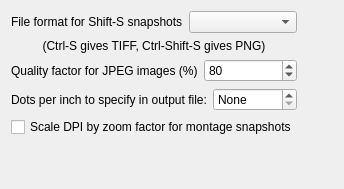
<ui version="4.0" >
 <class>SnapshotForm</class>
 <widget class="QWidget" name="SnapshotForm" >
  <property name="geometry" >
   <rect>
    <x>0</x>
    <y>0</y>
    <width>344</width>
    <height>189</height>
   </rect>
  </property>
  <property name="windowTitle" >
   <string>Form</string>
  </property>
  <layout class="QHBoxLayout" name="horizontalLayout_4" >
   <item>
    <layout class="QVBoxLayout" name="verticalLayout" >
     <item>
      <layout class="QHBoxLayout" name="horizontalLayout" >
       <item>
        <widget class="QLabel" name="textLabel1" >
         <property name="text" >
          <string>File format for Shift-S snapshots</string>
         </property>
         <property name="wordWrap" >
          <bool>false</bool>
         </property>
        </widget>
       </item>
       <item>
        <widget class="QComboBox" name="formatComboBox" >
         <property name="toolTip" >
          <string>Select file format for snapshots done with Shift-S</string>
         </property>
        </widget>
       </item>
      </layout>
     </item>
     <item>
      <widget class="QLabel" name="otherFormatsLabel" >
       <property name="text" >
        <string>(Ctrl-S gives TIFF, Ctrl-Shift-S gives PNG)</string>
       </property>
       <property name="alignment" >
        <set>Qt::AlignCenter</set>
       </property>
      </widget>
     </item>
     <item>
      <layout class="QHBoxLayout" name="horizontalLayout_2" >
       <item>
        <widget class="QLabel" name="textLabel2" >
         <property name="toolTip" >
          <string>Factor determining compression/quality of JPEG images</string>
         </property>
         <property name="text" >
          <string>Quality factor for JPEG images (%)</string>
         </property>
         <property name="wordWrap" >
          <bool>false</bool>
         </property>
        </widget>
       </item>
       <item>
        <widget class="QSpinBox" name="qualitySpinBox" >
         <property name="toolTip" >
          <string>Factor determining compression/quality of JPEG images (-1 for default)</string>
         </property>
         <property name="minimum" >
          <number>-1</number>
         </property>
         <property name="maximum" >
          <number>100</number>
         </property>
         <property name="value" >
          <number>80</number>
         </property>
        </widget>
       </item>
      </layout>
     </item>
     <item>
      <layout class="QHBoxLayout" name="horizontalLayout_3" >
       <item>
        <widget class="QLabel" name="label_2" >
         <property name="text" >
          <string>Dots per inch to specify in output file:</string>
         </property>
        </widget>
       </item>
       <item>
        <widget class="QSpinBox" name="dpiSpinBox" >
         <property name="toolTip" >
          <string>Resolution value (DPI) to set in file (0 for none)</string>
         </property>
         <property name="specialValueText" >
          <string>None</string>
         </property>
         <property name="maximum" >
          <number>10000</number>
         </property>
         <property name="singleStep" >
          <number>50</number>
         </property>
        </widget>
       </item>
      </layout>
     </item>
     <item>
      <widget class="QCheckBox" name="scaleDPIcheckBox" >
       <property name="toolTip" >
        <string>Scale resolution value up so that montaged snapshot will display the same size as regular snapshot</string>
       </property>
       <property name="text" >
        <string>Scale DPI by zoom factor for montage snapshots</string>
       </property>
      </widget>
     </item>
     <item>
      <spacer name="verticalSpacer" >
       <property name="orientation" >
        <enum>Qt::Vertical</enum>
       </property>
       <property name="sizeHint" stdset="0" >
        <size>
         <width>20</width>
         <height>40</height>
        </size>
       </property>
      </spacer>
     </item>
    </layout>
   </item>
   <item>
    <spacer name="horizontalSpacer" >
     <property name="orientation" >
      <enum>Qt::Horizontal</enum>
     </property>
     <property name="sizeHint" stdset="0" >
      <size>
       <width>13</width>
       <height>20</height>
      </size>
     </property>
    </spacer>
   </item>
  </layout>
 </widget>
 <resources/>
 <connections/>
</ui>
